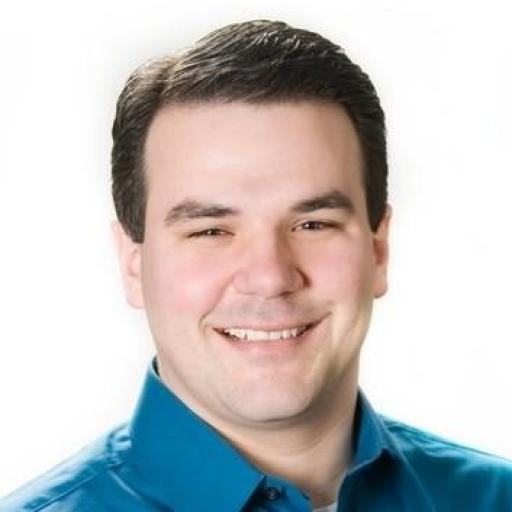
#> input picture main/test/main/so_girl/facedetect/17_nick-berardi.jpeg, 512 x 512 px, found by its file name
$ python align_faces.py   (older library calls are emulated)
#> lines starting #> are read from the running program, lines starting #| are printed output that depends on the picture
import os
import sys

__author__ = 'ramon'

# !/usr/bin/env python
# Software License Agreement (BSD License)
#
# Copyright (c) 2012, Philipp Wagner
# All rights reserved.
#
# Redistribution and use in source and binary forms, with or without
# modification, are permitted provided that the following conditions
# are met:
#
#  * Redistributions of source code must retain the above copyright
#    notice, this list of conditions and the following disclaimer.
#  * Redistributions in binary form must reproduce the above
#    copyright notice, this list of conditions and the following
#    disclaimer in the documentation and/or other materials provided
#    with the distribution.
#  * Neither the name of the author nor the names of its
#    contributors may be used to endorse or promote products derived
#    from this software without specific prior written permission.
#
# THIS SOFTWARE IS PROVIDED BY THE COPYRIGHT HOLDERS AND CONTRIBUTORS
# "AS IS" AND ANY EXPRESS OR IMPLIED WARRANTIES, INCLUDING, BUT NOT
# LIMITED TO, THE IMPLIED WARRANTIES OF MERCHANTABILITY AND FITNESS
# FOR A PARTICULAR PURPOSE ARE DISCLAIMED. IN NO EVENT SHALL THE
# COPYRIGHT OWNER OR CONTRIBUTORS BE LIABLE FOR ANY DIRECT, INDIRECT,
# INCIDENTAL, SPECIAL, EXEMPLARY, OR CONSEQUENTIAL DAMAGES (INCLUDING,
# BUT NOT LIMITED TO, PROCUREMENT OF SUBSTITUTE GOODS OR SERVICES;
# LOSS OF USE, DATA, OR PROFITS; OR BUSINESS INTERRUPTION) HOWEVER
# CAUSED AND ON ANY THEORY OF LIABILITY, WHETHER IN CONTRACT, STRICT
# LIABILITY, OR TORT (INCLUDING NEGLIGENCE OR OTHERWISE) ARISING IN
# ANY WAY OUT OF THE USE OF THIS SOFTWARE, EVEN IF ADVISED OF THE
# POSSIBILITY OF SUCH DAMAGE.

import math

from PIL import Image

sys.path.append("../..")

ABS_PATH_TO_FACES = "/home/ramon/IdeaProjects/MachineLearning2/main/test/main/so_girl/so_faces/"


def Distance(p1, p2):
    dx = p2[0] - p1[0]
    dy = p2[1] - p1[1]
    return math.sqrt(dx * dx + dy * dy)


def ScaleRotateTranslate(image, angle, center=None, new_center=None, scale=None, resample=Image.BICUBIC):
    if (scale is None) and (center is None):
        return image.rotate(angle=angle, resample=resample)
    nx, ny = x, y = center
    sx = sy = 1.0
    if new_center:
        (nx, ny) = new_center
    if scale:
        (sx, sy) = (scale, scale)
    cosine = math.cos(angle)
    sine = math.sin(angle)
    a = cosine / sx
    b = sine / sx
    c = x - nx * a - ny * b
    d = -sine / sy
    e = cosine / sy
    f = y - nx * d - ny * e
    return image.transform(image.size, Image.AFFINE, (a, b, c, d, e, f), resample=resample)


def CropFace(image, eye_left=(0, 0), eye_right=(0, 0), offset_pct=(0.2, 0.2), dest_sz=(70, 70)):
    # calculate offsets in original image
    offset_h = math.floor(float(offset_pct[0]) * dest_sz[0])
    offset_v = math.floor(float(offset_pct[1]) * dest_sz[1])
    # get the direction
    eye_direction = (eye_right[0] - eye_left[0], eye_right[1] - eye_left[1])
    # calc rotation angle in radians
    rotation = -math.atan2(float(eye_direction[1]), float(eye_direction[0]))
    # distance between them
    dist = Distance(eye_left, eye_right)
    # calculate the reference eye-width
    reference = dest_sz[0] - 2.0 * offset_h
    # scale factor
    scale = float(dist) / float(reference)
    # rotate original around the left eye
    image = ScaleRotateTranslate(image, center=eye_left, angle=rotation)
    # crop the rotated image
    crop_xy = (eye_left[0] - scale * offset_h, eye_left[1] - scale * offset_v)
    crop_size = (dest_sz[0] * scale, dest_sz[1] * scale)
    image = image.crop(
        (int(crop_xy[0]), int(crop_xy[1]), int(crop_xy[0] + crop_size[0]), int(crop_xy[1] + crop_size[1])))
    # resize it
    image = image.resize(dest_sz, Image.ANTIALIAS)
    return image


if __name__ == "__main__":
    image = Image.open(os.path.join(ABS_PATH_TO_FACES, '17_nick-berardi.jpeg'))
#> image is the input picture: PIL image 512x512 RGB; mean R, G, B 194.8, 193.1, 192.6
    CropFace(image, eye_left=(252, 364), eye_right=(420, 366), offset_pct=(0.1, 0.1), dest_sz=(200, 200)).save(
        "17_nick-berardi_10_10_200_200.jpg")
#> in ScaleRotateTranslate, `return image.transform(image.size, Image.AFFINE, (a, b, c, d, e, f), r..`:
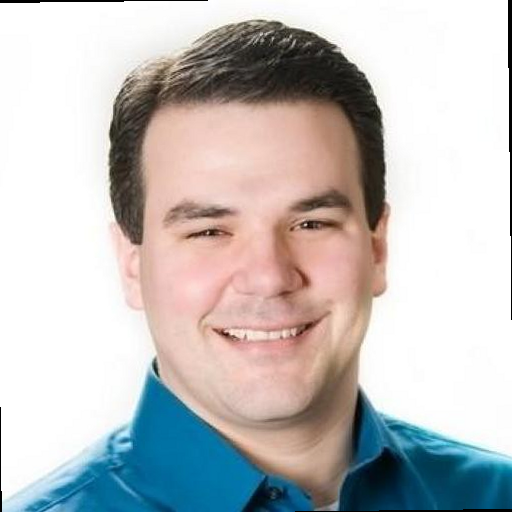
#> returned value: PIL image 512x512 RGB; mean R, G, B 193.2, 191.4, 190.8
#> in CropFace, `image = image.crop( (int(crop_xy[0]), int(crop_xy[1]), int(crop_xy[0] ..`:
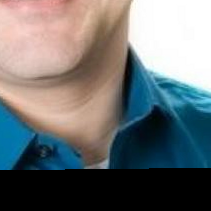
#> image: PIL image 211x211 RGB; mean R, G, B 110.2, 113.6, 114.8
    CropFace(image, eye_left=(252, 364), eye_right=(420, 366), offset_pct=(0.2, 0.2), dest_sz=(200, 200)).save(
        "17_nick-berardi_20_20_200_200.jpg")
#> call 2 of CropFace, with eye_left = (252, 364), eye_right = (420, 366), offset_pct = (0.2, 0.2), dest_sz = (200, 200)
#> in CropFace (call 2), `image = image.crop( (int(crop_xy[0]), int(crop_xy[1]), int(crop_xy[0] ..`:
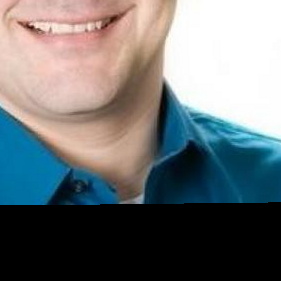
#> image: PIL image 281x281 RGB; mean R, G, B 110.8, 114.9, 116.7
    CropFace(image, eye_left=(252, 364), eye_right=(420, 366), offset_pct=(0.3, 0.3), dest_sz=(200, 200)).save(
        "17_nick-berardi_30_30_200_200.jpg")
#> call 3 of CropFace, with eye_left = (252, 364), eye_right = (420, 366), offset_pct = (0.3, 0.3), dest_sz = (200, 200)
#> in CropFace (call 3), `image = image.crop( (int(crop_xy[0]), int(crop_xy[1]), int(crop_xy[0] ..`:
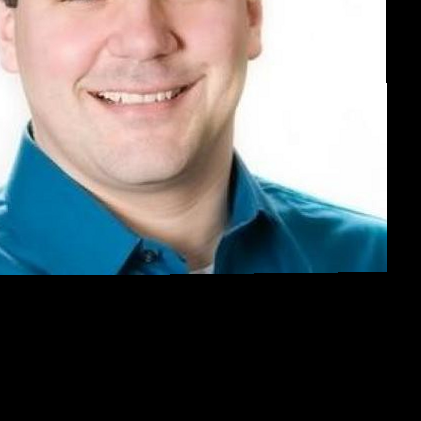
#> image: PIL image 421x421 RGB; mean R, G, B 101, 103, 104.8
    CropFace(image, eye_left=(252, 364), eye_right=(420, 366), offset_pct=(0.2, 0.2)).save(
        "17_nick-berardi_20_20_70_70.jpg")
#> call 4 of CropFace, with eye_left = (252, 364), eye_right = (420, 366), offset_pct = (0.2, 0.2), dest_sz = (70, 70)
#> in CropFace (call 4), `image = image.resize(dest_sz, Image.ANTIALIAS)`:
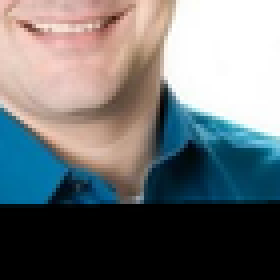
#> image: PIL image 70x70 RGB (shown 4 times larger); mean R, G, B 110.8, 115, 116.7

$ run again, with main/test/main/so_girl/facedetect/13_chris-jester-young.jpeg copied over main/test/main/so_girl/facedetect/17_nick-berardi.jpeg
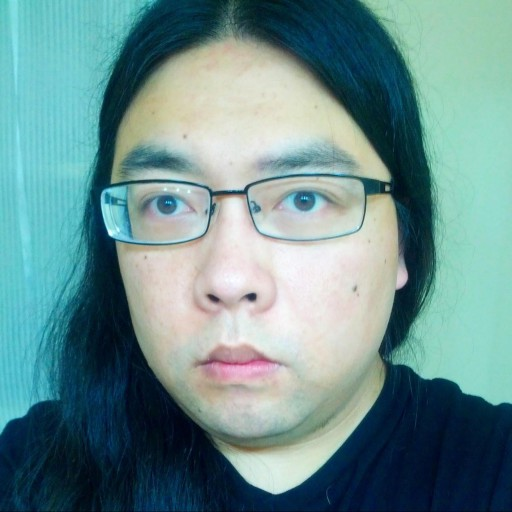
#> input picture main/test/main/so_girl/facedetect/13_chris-jester-young.jpeg, 512 x 512 px, found by its file name
#> image is the input picture: PIL image 512x512 RGB; mean R, G, B 107, 142.9, 143.3
#> in CropFace (call 3), `image = image.crop( (int(crop_xy[0]), int(crop_xy[1]), int(crop_xy[0] ..`:
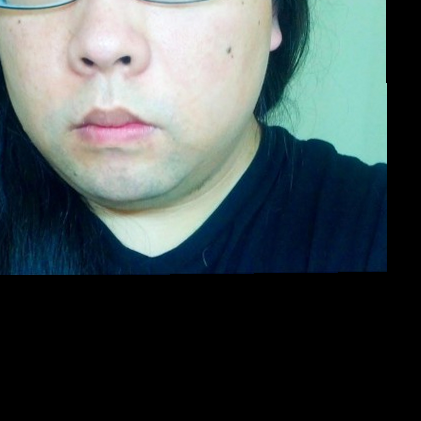
#> image: PIL image 421x421 RGB; mean R, G, B 70.1, 80.9, 82.1
#> in CropFace (call 4), `image = image.resize(dest_sz, Image.ANTIALIAS)`:
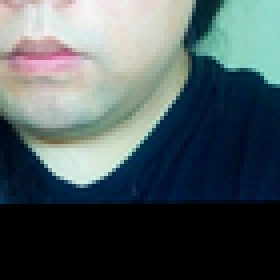
#> image: PIL image 70x70 RGB (shown 4 times larger); mean R, G, B 77.6, 90.4, 93.3

$ run again, with main/test/main/so_girl/facedetect/22_maclema.jpeg copied over main/test/main/so_girl/facedetect/17_nick-berardi.jpeg
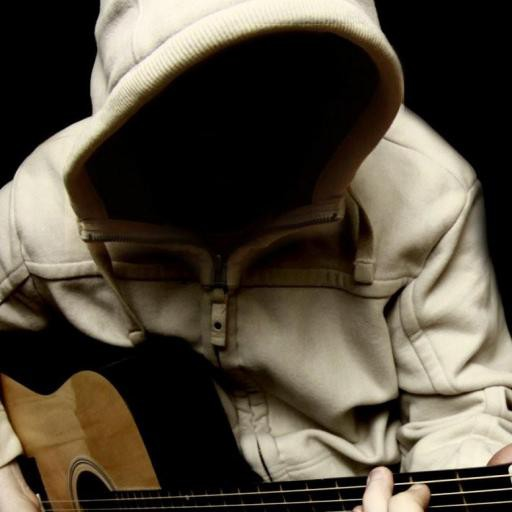
#> input picture main/test/main/so_girl/facedetect/22_maclema.jpeg, 512 x 512 px, found by its file name
#> image is the input picture: PIL image 512x512 RGB; mean R, G, B 81.6, 73.7, 60.8
#> in CropFace (call 3), `image = image.resize(dest_sz, Image.ANTIALIAS)`:
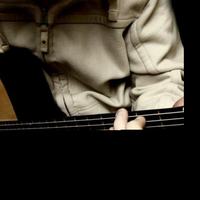
#> image: PIL image 200x200 RGB; mean R, G, B 57.2, 52.1, 43.1
#> in CropFace (call 4), `image = image.resize(dest_sz, Image.ANTIALIAS)`:
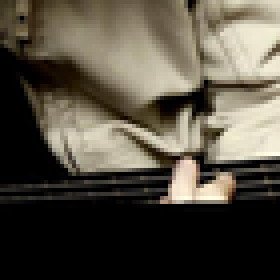
#> image: PIL image 70x70 RGB (shown 4 times larger); mean R, G, B 83.8, 78, 66.1
